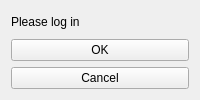
<?xml version="1.0" encoding="UTF-8"?>
<ui version="4.0">
 <class>LoginForm</class>
 <widget class="QWidget" name="LoginForm">
  <property name="windowTitle">
   <string>Log in</string>
  </property>
  <layout class="QVBoxLayout" name="mainLayout">
   <item>
    <widget class="QLabel" name="titleLabel">
     <property name="text">
      <string>Please log in</string>
     </property>
    </widget>
   </item>
   <item>
    <widget class="QPushButton" name="okButton">
     <property name="text">
      <string>OK</string>
     </property>
    </widget>
   </item>
   <item>
    <widget class="QPushButton" name="cancelButton">
     <property name="text">
      <string>Cancel</string>
     </property>
    </widget>
   </item>
  </layout>
 </widget>
</ui>
